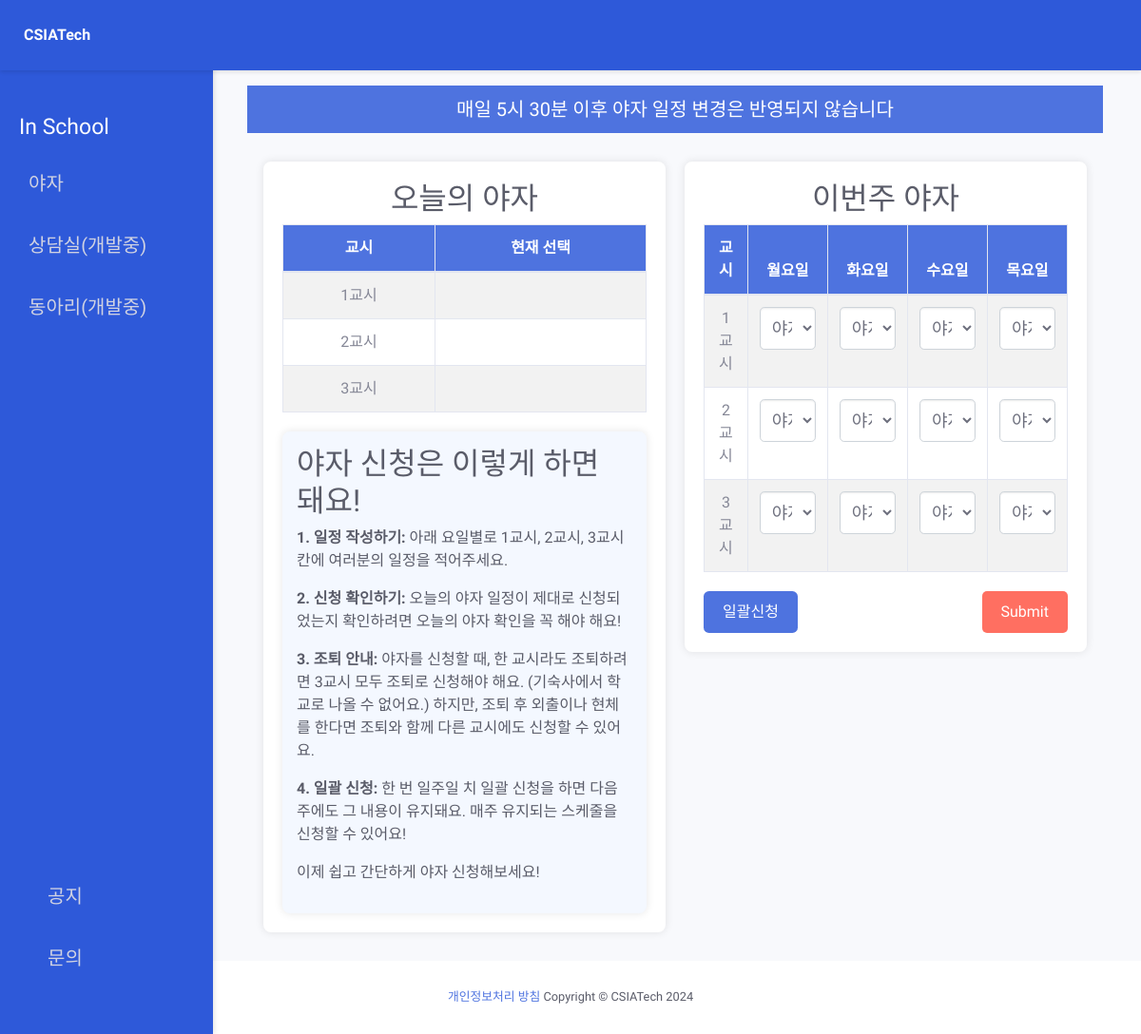
Before: /yaja/ (signed in) with the older database file.
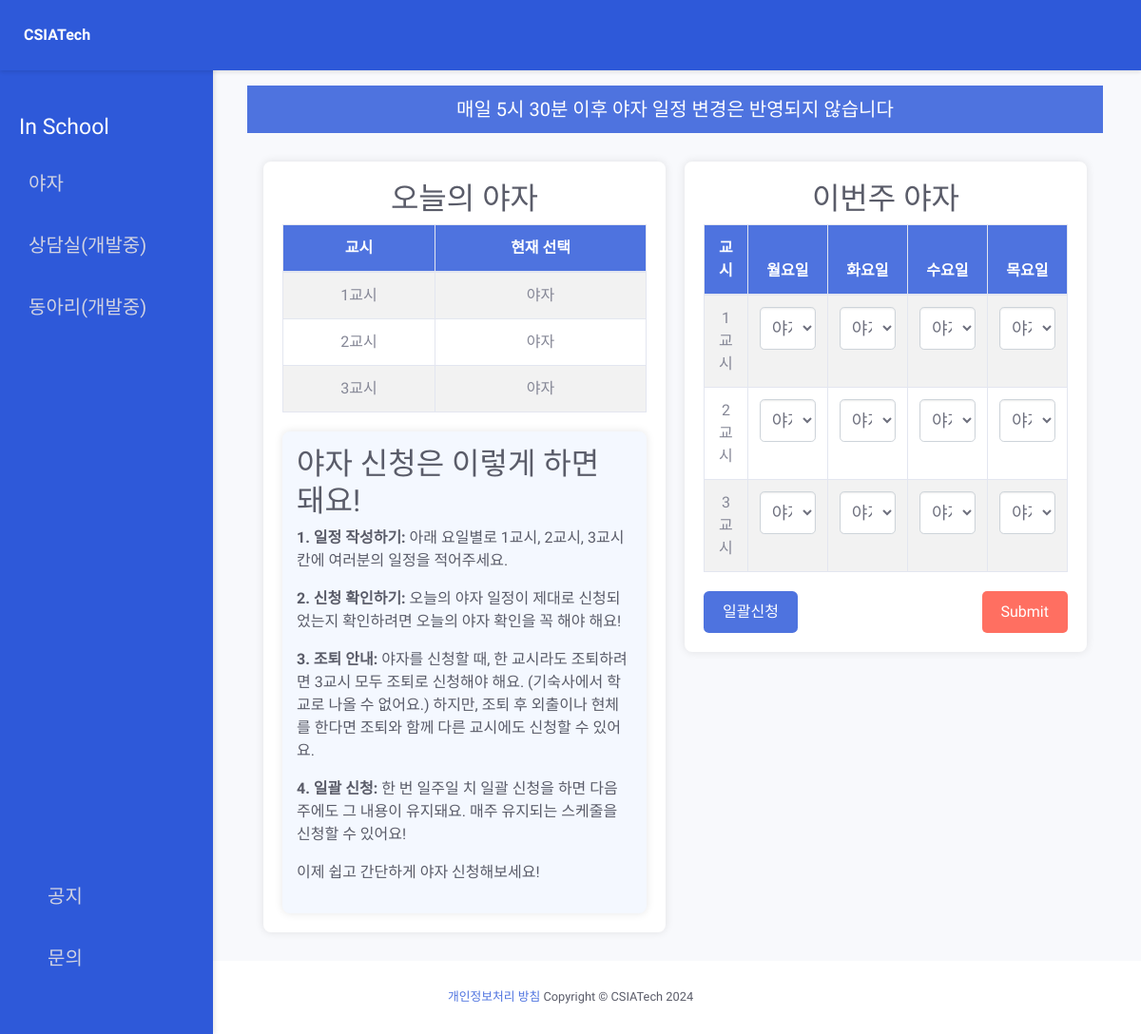
After: the same page with the newer database file.
### yaja/models.py (models this page shows)
class Monday(models.Model):
    period1 = models.CharField(max_length=50)
    period2 = models.CharField(max_length=50)
    period3 = models.CharField(max_length=50)
    student_id = models.CharField(max_length=10, null=True, blank=True)

### yaja/views.py (the view, shortened to what this page needs)
# urls.py: urlpatterns = [path("yaja/", views.yaja_view, name="yaja")]
@csrf_exempt
def yaja_view(request):
    if not request.user.is_authenticated:
        return HttpResponseRedirect("https://csiatech.kr/")
    current_student_id = request.user.student_id
    schedule = get_schedule_model_for_current_day(current_student_id)
    ensure_schedule_exists(current_student_id)
    try:
        print(current_student_id)
        monday_schedule, created = Monday.objects.get_or_create(
            student_id=current_student_id
        )
        if created:
            print("created monday obj")
        tuesday_schedule, created = Tuesday.objects.get_or_create(
            student_id=current_student_id
        )
        if created:
            print("created tuesday obj")
        wednesday_schedule, created = Wednesday.objects.get_or_create(
            student_id=current_student_id
        )
        if created:
            print("created weds obj")
        thursday_schedule, created = Thursday.objects.get_or_create(
            student_id=current_student_id
        )
        if created:
            print("created thursday obj")
    except Exception as e:
        print(f"An error occurred: {e}")
    if request.method == "POST":
        data = json.loads(request.body)
        print(data)
        try:
            monday = data.get("Monday")
            tuesday = data.get("Tuesday")
            wednesday = data.get("Wednesday")
            thursday = data.get("Thursday")
            try:
                default_monday = DefaultMonday.objects.get(
                    student_id=current_student_id
                )
            except ObjectDoesNotExist:
                default_monday = DefaultMonday.objects.create(
                    student_id=current_student_id,
                    period1="야자",
                    period2="야자",
                    period3="야자",
                )
            try:
                default_tuesday = DefaultTuesday.objects.get(
                    student_id=current_student_id
                )
            except ObjectDoesNotExist:
                default_tuesday = DefaultTuesday.objects.create(
                    student_id=current_student_id,
                    period1="야자",
                    period2="야자",
                    period3="야자",
                )
            try:
                default_wednesday = DefaultWednesday.objects.get(
                    student_id=current_student_id
                )
            except ObjectDoesNotExist:
                default_wednesday = DefaultWednesday.objects.create(
                    student_id=current_student_id,
                    period1="야자",
                    period2="야자",
                    period3="야자",
                )
            try:
                default_thursday = DefaultThursday.objects.get(
                    student_id=current_student_id
                )
            except ObjectDoesNotExist:
                default_thursday = DefaultThursday.objects.create(
                    student_id=current_student_id,
                    period1="야자",
                    period2="야자",
                    period3="야자",
                )
            default_monday.period1 = monday.get("period1")
            default_monday.period2 = monday.get("period2")
            default_monday.period3 = monday.get("period3")
            default_tuesday.period1 = tuesday.get("period1")
            default_tuesday.period2 = tuesday.get("period2")
            default_tuesday.period3 = tuesday.get("period3")
            default_wednesday.period1 = wednesday.get("period1")
            default_wednesday.period2 = wednesday.get("period2")
            default_wednesday.period3 = wednesday.get("period3")
            default_thursday.period1 = thursday.get("period1")
            default_thursday.period2 = thursday.get("period2")
            default_thursday.period3 = thursday.get("period3")
            mon = {
                "period1": default_monday.period1,
                "period2": default_monday.period2,
                "period3": default_monday.period3,
            }
            tue = {
                "period1": default_tuesday.period1,
                "period2": default_tuesday.period2,
                "period3": default_tuesday.period3,
            }
            wed = {
                "period1": default_wednesday.period1,
                "period2": default_wednesday.period2,
                "period3": default_wednesday.period3,
            }
            thur = {
                "period1": default_thursday.period1,
                "period2": default_thursday.period2,
                "period3": default_thursday.period3,
            }
            Monday_serializer = DefaultMondaySerializer(
                default_monday, data=mon, partial=True
            )
            Tuesday_serializer = DefaultTuesdaySerializer(
                default_tuesday, data=tue, partial=True
            )
            Wednesday_serializer = DefaultWednesdaySerializer(
                default_wednesday, data=wed, partial=True
            )
            Thursday_serializer = DefaultThursdaySerializer(
                default_thursday, data=thur, partial=True
            )
            if (
                Monday_serializer.is_valid()
                and Tuesday_serializer.is_valid()
                and Wednesday_serializer.is_valid()
                and Thursday_serializer.is_valid()
            ):
                Monday_serializer.save()
                Tuesday_serializer.save()
                Wednesday_serializer.save()
                Thursday_serializer.save()
                print("before reset")
                reset_schedules(current_student_id)
                print("after reset")
                return JsonResponse(
                    {"status": "echo", "student_id": current_student_id}, status=200
                )
        except (
            DefaultMonday.DoesNotExist,
            DefaultTuesday.DoesNotExist,
            DefaultWednesday.DoesNotExist,
            DefaultThursday.DoesNotExist,
        ):
            return JsonResponse({"error": "No schedule exist for student"}, status=404)
    elif request.method == "GET":
        if request.headers.get("X-Schedule-Type") == "default":
            print("GET default schedule backend success reached")
            try:
                monday_schedule = DefaultMonday.objects.get(
                    student_id=current_student_id
                )
                tuesday_schedule = DefaultTuesday.objects.get(
                    student_id=current_student_id
                )
                wednesday_schedule = DefaultWednesday.objects.get(
                    student_id=current_student_id
                )
                thursday_schedule = DefaultThursday.objects.get(
                    student_id=current_student_id
                )
                print("Monday schedule retrieved")
            except:
                print("Monday schedule does not exist, creating default schedules")
                monday_schedule = DefaultMonday.objects.create(
                    student_id=current_student_id,
                    period1="야자",
                    period2="야자",
                    period3="야자",
                )
                tuesday_schedule = DefaultTuesday.objects.create(
                    student_id=current_student_id,
                    period1="야자",
                    period2="야자",
                    period3="야자",
                )
                wednesday_schedule = DefaultWednesday.objects.create(
                    student_id=current_student_id,
                    period1="야자",
                    period2="야자",
                    period3="야자",
                )
                thursday_schedule = DefaultThursday.objects.create(
                    student_id=current_student_id,
                    period1="야자",
                    period2="야자",
                    period3="야자",
                )
            serializer_monday = DefaultMondaySerializer(monday_schedule)
            serializer_tuesday = DefaultTuesdaySerializer(tuesday_schedule)
            serializer_wednesday = DefaultWednesdaySerializer(wednesday_schedule)
            serializer_thursday = DefaultThursdaySerializer(thursday_schedule)
            print(serializer_monday.data)
            response_data = {
                "monday": serializer_monday.data,
                "tuesday": serializer_tuesday.data,
                "wednesday": serializer_wednesday.data,
                "thursday": serializer_thursday.data,
                "action": "retrieve",
            }
            return JsonResponse(response_data)
        elif request.headers.get("X-Schedule-Type") == "current":
            print("GET current schedule backend success reached")
            try:
                monday_schedule = Monday.objects.get(student_id=current_student_id)
                tuesday_schedule = Tuesday.objects.get(student_id=current_student_id)
                wednesday_schedule = Wednesday.objects.get(
                    student_id=current_student_id
                )
                thursday_schedule = Thursday.objects.get(student_id=current_student_id)
                print("All schedule retrieved")
                if not monday_schedule.period1:
                    monday_schedule.period1 = "야자"
                if not monday_schedule.period2:
                    monday_schedule.period2 = "야자"
                if not monday_schedule.period3:
                    monday_schedule.period3 = "야자"
                if not tuesday_schedule.period1:
                    tuesday_schedule.period1 = "야자"
                if not tuesday_schedule.period2:
                    tuesday_schedule.period2 = "야자"
                if not tuesday_schedule.period3:
                    tuesday_schedule.period3 = "야자"
                if not wednesday_schedule.period1:
                    wednesday_schedule.period1 = "야자"
                if not wednesday_schedule.period2:
                    wednesday_schedule.period2 = "야자"
                if not wednesday_schedule.period3:
                    wednesday_schedule.period3 = "야자"
                if not thursday_schedule.period1:
                    thursday_schedule.period1 = "야자"
                if not thursday_schedule.period2:
                    thursday_schedule.period2 = "야자"
                if not thursday_schedule.period3:
                    thursday_schedule.period3 = "야자"
                monday_schedule.save()
                tuesday_schedule.save()
                wednesday_schedule.save()
                thursday_schedule.save()
            except Monday.DoesNotExist:
                print("Monday schedule does not exist, creating default schedule")
                monday_schedule = Monday.objects.create(
                    student_id=current_student_id,
                    period1="야자",
                    period2="야자",
                    period3="야자",
                )
            except Tuesday.DoesNotExist:
                print("Tuesday schedule does not exist, creating default schedule")
                tuesday_schedule = Tuesday.objects.create(
                    student_id=current_student_id,
                    period1="야자",
                    period2="야자",
                    period3="야자",
                )
            except Wednesday.DoesNotExist:
                print("Wednesday schedule does not exist, creating default schedule")
                wednesday_schedule = Wednesday.objects.create(
                    student_id=current_student_id,
                    period1="야자",
                    period2="야자",
                    period3="야자",
                )
            except Thursday.DoesNotExist:
                print("Thursday schedule does not exist, creating default schedule")
                thursday_schedule = Thursday.objects.create(
                    student_id=current_student_id,
                    period1="야자",
                    period2="야자",
                    period3="야자",
                )
            serializer_monday = MondaySerializer(monday_schedule)
            serializer_tuesday = TuesdaySerializer(tuesday_schedule)
            serializer_wednesday = WednesdaySerializer(wednesday_schedule)
            serializer_thursday = ThursdaySerializer(thursday_schedule)
            print(serializer_monday.data)
            response_data = {
                "monday": serializer_monday.data,
                "tuesday": serializer_tuesday.data,
                "wednesday": serializer_wednesday.data,
                "thursday": serializer_thursday.data,
                "action": "retrieve",
            }
            return JsonResponse(response_data)
    return render(request, "yaja.html", {"Yaja": schedule})

### yaja/views.py (called while the page is built)
def get_schedule_model_for_current_day(student_id):
    current_day = datetime.now().weekday()
    try:
        if current_day == 1:
            return Tuesday.objects.get(student_id=student_id)
        elif current_day == 2:
            return Wednesday.objects.get(student_id=student_id)
        elif current_day == 3:
            return Thursday.objects.get(student_id=student_id)
        elif (
            current_day == 4 or current_day == 5 or current_day == 0 or current_day == 6
        ):
            print("retrieved tody: monday schedule")
            return Monday.objects.get(student_id=student_id)
    except:
        return None

### yaja/templates/yaja.html (shortened to what the changed rows need)
<!DOCTYPE html>
<html lang="en">
<head>
    <link href="../../static/vendor/fontawesome-free/css/all.min.css" rel="stylesheet" type="text/css">
    <link href="../../static/css/sb-admin-2.min.css" rel="stylesheet">
</head>
<body id="page-top">
    <div class="sidebar">
        <h2>In School</h2>
    </div>
    <div class="content-wrapper">
        <div class="table-wrapper">
            <div class="table-container">
                <h2 class="text-center">오늘의 야자</h2>
                <table class="table table-bordered table-striped">
                    <thead>
                        <tr>
                            <th>교시</th>
                            <th>현재 선택</th>
                        </tr>
                    </thead>
                    <tbody>
                        <tr>
                            <td>1교시</td>
                            <td>{{ Yaja.period1 }}</td>
                        </tr>
                        <tr>
                            <td>2교시</td>
                            <td>{{ Yaja.period2 }}</td>
                        </tr>
                        <tr>
                            <td>3교시</td>
                            <td>{{ Yaja.period3 }}</td>
                        </tr>
                    </tbody>
                </table>
                <div class="instruction-container">
                    <h2>야자 신청은 이렇게 하면 돼요!</h2>
                </div>
            </div>
            <div class="table-container">
                <form id="weekForm" action="/" method="put">
                    <h2 class="text-center">이번주 야자</h2>
                    <table class="table table-bordered table-striped">
                        <thead>
                            <tr>
                                <th>교시</th>
                                <th>월요일</th>
                                <th>화요일</th>
                                <th>수요일</th>
                                <th>목요일</th>
                            </tr>
                        </thead>
                    </table>
                </form>
            </div>
        </div>
    </div>
</body>
</html>

Changed rows visible on the page:
now on this page (row edited): Monday: period1 "야자", period2 "야자", period3 "야자"
